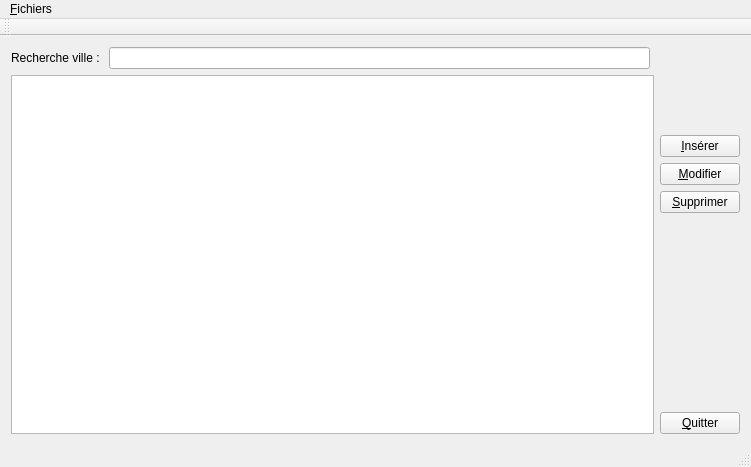
<?xml version="1.0" encoding="UTF-8"?>
<ui version="4.0">
 <class>MainWindow</class>
 <widget class="QMainWindow" name="MainWindow">
  <property name="geometry">
   <rect>
    <x>0</x>
    <y>0</y>
    <width>751</width>
    <height>467</height>
   </rect>
  </property>
  <property name="windowTitle">
   <string>MainWindow</string>
  </property>
  <widget class="QWidget" name="centralWidget">
   <layout class="QGridLayout" name="gridLayout">
    <item row="0" column="0">
     <layout class="QHBoxLayout" name="horizontalLayout">
      <item>
       <widget class="QLabel" name="label_3">
        <property name="text">
         <string>Recherche ville : </string>
        </property>
       </widget>
      </item>
      <item>
       <widget class="QLineEdit" name="lineEdit"/>
      </item>
      <item>
       <spacer name="horizontalSpacer">
        <property name="orientation">
         <enum>Qt::Horizontal</enum>
        </property>
        <property name="sizeType">
         <enum>QSizePolicy::Fixed</enum>
        </property>
        <property name="sizeHint" stdset="0">
         <size>
          <width>90</width>
          <height>20</height>
         </size>
        </property>
       </spacer>
      </item>
     </layout>
    </item>
    <item row="1" column="0">
     <layout class="QHBoxLayout" name="horizontalLayout_3">
      <item>
       <widget class="QTableView" name="tableView"/>
      </item>
      <item>
       <layout class="QVBoxLayout" name="verticalLayout">
        <item>
         <spacer name="verticalSpacer_2">
          <property name="orientation">
           <enum>Qt::Vertical</enum>
          </property>
          <property name="sizeType">
           <enum>QSizePolicy::Fixed</enum>
          </property>
          <property name="sizeHint" stdset="0">
           <size>
            <width>20</width>
            <height>60</height>
           </size>
          </property>
         </spacer>
        </item>
        <item>
         <widget class="QPushButton" name="insert_button">
          <property name="text">
           <string>&amp;Insérer</string>
          </property>
         </widget>
        </item>
        <item>
         <widget class="QPushButton" name="modify_button">
          <property name="text">
           <string>&amp;Modifier</string>
          </property>
         </widget>
        </item>
        <item>
         <widget class="QPushButton" name="delete_button">
          <property name="text">
           <string>&amp;Supprimer</string>
          </property>
         </widget>
        </item>
        <item>
         <spacer name="verticalSpacer_3">
          <property name="orientation">
           <enum>Qt::Vertical</enum>
          </property>
          <property name="sizeHint" stdset="0">
           <size>
            <width>20</width>
            <height>40</height>
           </size>
          </property>
         </spacer>
        </item>
        <item>
         <widget class="QPushButton" name="quit_button">
          <property name="text">
           <string>&amp;Quitter</string>
          </property>
         </widget>
        </item>
       </layout>
      </item>
     </layout>
    </item>
   </layout>
  </widget>
  <widget class="QMenuBar" name="menuBar">
   <property name="geometry">
    <rect>
     <x>0</x>
     <y>0</y>
     <width>751</width>
     <height>27</height>
    </rect>
   </property>
   <widget class="QMenu" name="menu_Fichiers">
    <property name="title">
     <string>&amp;Fichiers</string>
    </property>
    <addaction name="action_Quitter"/>
   </widget>
   <addaction name="menu_Fichiers"/>
  </widget>
  <widget class="QToolBar" name="mainToolBar">
   <attribute name="toolBarArea">
    <enum>TopToolBarArea</enum>
   </attribute>
   <attribute name="toolBarBreak">
    <bool>false</bool>
   </attribute>
  </widget>
  <widget class="QStatusBar" name="statusBar"/>
  <action name="action_Quitter">
   <property name="text">
    <string>&amp;Quitter</string>
   </property>
  </action>
 </widget>
 <layoutdefault spacing="6" margin="11"/>
 <resources/>
 <connections>
  <connection>
   <sender>quit_button</sender>
   <signal>clicked()</signal>
   <receiver>MainWindow</receiver>
   <slot>close()</slot>
   <hints>
    <hint type="sourcelabel">
     <x>689</x>
     <y>382</y>
    </hint>
    <hint type="destinationlabel">
     <x>683</x>
     <y>324</y>
    </hint>
   </hints>
  </connection>
 </connections>
</ui>
